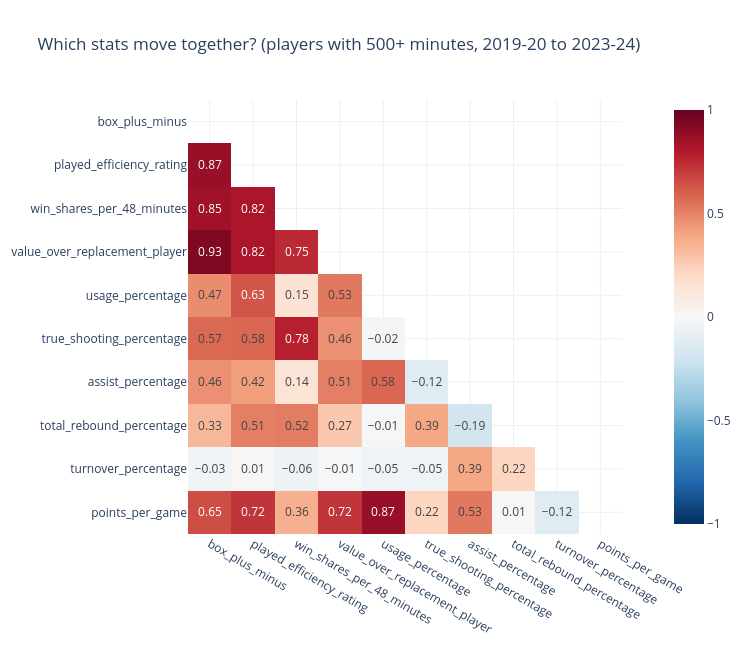

Notebook code for this chart:
### Code cell
cols = ["box_plus_minus", "played_efficiency_rating", "win_shares_per_48_minutes", "value_over_replacement_player", "usage_percentage", "true_shooting_percentage", "assist_percentage", "total_rebound_percentage", "turnover_percentage", "points_per_game"]
corr = players[players.minutes_played >= 500][cols].corr().round(2)


corr = corr.mask(np.triu(np.ones(corr.shape, dtype=bool)))

px.imshow(corr, text_auto=True, color_continuous_scale="RdBu_r", zmin=-1, zmax=1,
          title="Which stats move together? (players with 500+ minutes, 2019-20 to 2023-24)",
          height=650, width=750).show()

### Figure 1 — Plotly figure (JSON) as saved in the notebook; plotly's stock layout.template omitted (floating-point values rounded to 4 significant figures)
{"data": [{"coloraxis": "coloraxis", "hovertemplate": "x: %{x}<br>y: %{y}<br>color: %{z}<extra></extra>", "name": "0", "texttemplate": "%{z}", "type": "heatmap", "x": ["box_plus_minus", "played_efficiency_rating", "win_shares_per_48_minutes", "value_over_replacement_player", "usage_percentage", "true_shooting_percentage", "assist_percentage", "total_rebound_percentage", "turnover_percentage", "points_per_game"], "xaxis": "x", "y": ["box_plus_minus", "played_efficiency_rating", "win_shares_per_48_minutes", "value_over_replacement_player", "usage_percentage", "true_shooting_percentage", "assist_percentage", "total_rebound_percentage", "turnover_percentage", "points_per_game"], "yaxis": "y", "z": [[null, null, null, null, null, null, null, null, null, null], [0.87, null, null, null, null, null, null, null, null, null], [0.85, 0.82, null, null, null, null, null, null, null, null], [0.93, 0.82, 0.75, null, null, null, null, null, null, null], [0.47, 0.63, 0.15, 0.53, null, null, null, null, null, null], [0.57, 0.58, 0.78, 0.46, -0.02, null, null, null, null, null], [0.46, 0.42, 0.14, 0.51, 0.58, -0.12, null, null, null, null], [0.33, 0.51, 0.52, 0.27, -0.01, 0.39, -0.19, null, null, null], [-0.03, 0.01, -0.06, -0.01, -0.05, -0.05, 0.39, 0.22, null, null], [0.65, 0.72, 0.36, 0.72, 0.87, 0.22, 0.53, 0.01, -0.12, null]]}], "layout": {"coloraxis": {"cmax": 1, "cmin": -1, "colorscale": [[0, "rgb(5,48,97)"], [0.1, "rgb(33,102,172)"], [0.2, "rgb(67,147,195)"], [0.3, "rgb(146,197,222)"], [0.4, "rgb(209,229,240)"], [0.5, "rgb(247,247,247)"], [0.6, "rgb(253,219,199)"], [0.7, "rgb(244,165,130)"], [0.8, "rgb(214,96,77)"], [0.9, "rgb(178,24,43)"], [1, "rgb(103,0,31)"]]}, "height": 650, "title": {"text": "Which stats move together? (players with 500+ minutes, 2019-20 to 2023-24)"}, "width": 750, "xaxis": {"anchor": "y", "constrain": "domain", "domain": [0, 1], "scaleanchor": "y"}, "yaxis": {"anchor": "x", "autorange": "reversed", "constrain": "domain", "domain": [0, 1]}}}
